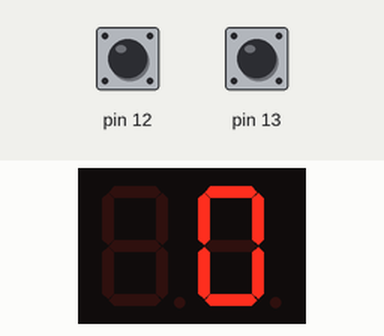
This sketch was run on a simulated Arduino Uno, built with avr-gcc and run on an emulated ATmega328P. Parts: 2-digit seven-segment display. Inputs (shaded band) come from the test bench; at power-on: pin 12 HIGH, pin 13 HIGH.

Above: at 1.2 s.
1.3 s: pin 12 pulled LOW for 3.2 s
At 2.9 s:
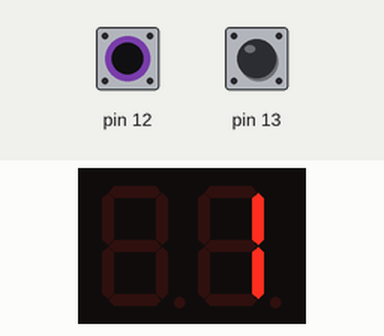
5.1 s: pin 13 pulled LOW for 0.15 s
7.5 s: pin 12 pulled LOW for 0.15 s
8.2 s: pin 13 pulled LOW for 1 s
Timing chart, 0 to 11.2 s (numbered marks = the images above; inputs shaded):
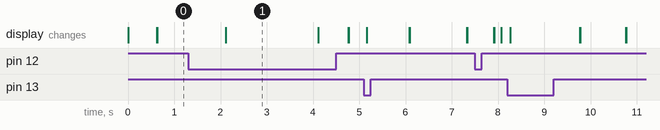

The sketch:

04h_7seg_stoper_przyciski_lepszy.ino
```cpp
#include "SevSeg.h"
#include "TimerOne.h"

//Stwórz instancję wyswietlacz
SevSeg wyswietlacz;

void setup() {
  Timer1.initialize(10000); // Ustawienie przerwania czasowego na 10ms
  Timer1.attachInterrupt(refresh); //Jako kod przerwania wywołaj funkcję refresh
  //Ustawienie parametrów wyświetlacza i jego inicjacja
  byte numDigits = 2; //Ile cyfr ma wyświetlacz
  byte digitPins[] = {10, 11}; //Piny cyfr
  byte segmentPins[] = {9, 8, 2, 5, 4, 7, 6, 3}; //Piny segmentów {A, B, C, D, E, F, G, P}
  bool resistorsOnSegments = true; //Czy są rezystory na segmentach
  byte hardwareConfig = COMMON_CATHODE; // Typ podłączenia
  wyswietlacz.begin(hardwareConfig, numDigits, digitPins, segmentPins, resistorsOnSegments);
  pinMode(12, INPUT_PULLUP);
  pinMode(13, INPUT_PULLUP);
}

int temp=0;
int liczba=0;
int zmiana=0;

void refresh(){
  wyswietlacz.refreshDisplay();
  temp++;
  if (temp == 100){
    liczba = liczba + zmiana;
    temp =0;
  }
}

void loop() {
  wyswietlacz.setNumber(liczba);
  if (liczba == 100){
    liczba=0;
  }
  if ((zmiana == 0) && (digitalRead(12) == LOW)){
    delay(200);
    zmiana = 1;
  }
  if ((zmiana == 1) && (digitalRead(12) == LOW)){
    delay(200);
    zmiana = 0;
  }
  if (digitalRead(13) == LOW){
    delay(50);
    zmiana = 0;
    liczba = 0;
  }
}
```

Measured:
- after the input at 1.3 s, the display: changes after 0.81 s (image 1)
- what the display in image 1 shows lasts 2.0 s, from 2.1 s to 4.1 s
